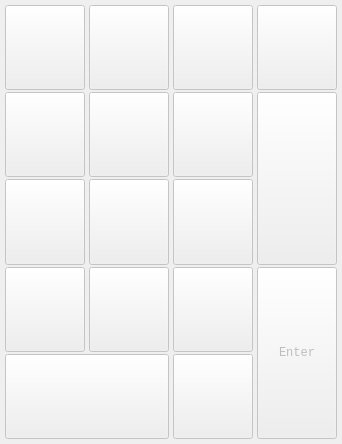
<?xml version="1.0" encoding="UTF-8"?>
<ui version="4.0">
 <class>NumPad</class>
 <widget class="QWidget" name="NumPad">
  <property name="geometry">
   <rect>
    <x>0</x>
    <y>0</y>
    <width>342</width>
    <height>444</height>
   </rect>
  </property>
  <property name="font">
   <font>
    <family>Monospace</family>
    <pointsize>9</pointsize>
   </font>
  </property>
  <property name="windowTitle">
   <string>NumPad</string>
  </property>
  <layout class="QGridLayout" name="gridLayout">
   <property name="horizontalSpacing">
    <number>4</number>
   </property>
   <property name="verticalSpacing">
    <number>2</number>
   </property>
   <property name="margin">
    <number>5</number>
   </property>
   <item row="0" column="0">
    <widget class="QPushButton" name="numLock">
     <property name="enabled">
      <bool>false</bool>
     </property>
     <property name="sizePolicy">
      <sizepolicy hsizetype="Preferred" vsizetype="Preferred">
       <horstretch>0</horstretch>
       <verstretch>0</verstretch>
      </sizepolicy>
     </property>
     <property name="focusPolicy">
      <enum>Qt::NoFocus</enum>
     </property>
    </widget>
   </item>
   <item row="0" column="1">
    <widget class="QPushButton" name="numSlash">
     <property name="enabled">
      <bool>false</bool>
     </property>
     <property name="sizePolicy">
      <sizepolicy hsizetype="Preferred" vsizetype="Preferred">
       <horstretch>0</horstretch>
       <verstretch>0</verstretch>
      </sizepolicy>
     </property>
     <property name="focusPolicy">
      <enum>Qt::NoFocus</enum>
     </property>
    </widget>
   </item>
   <item row="0" column="2">
    <widget class="QPushButton" name="numAsterisk">
     <property name="enabled">
      <bool>false</bool>
     </property>
     <property name="sizePolicy">
      <sizepolicy hsizetype="Preferred" vsizetype="Preferred">
       <horstretch>0</horstretch>
       <verstretch>0</verstretch>
      </sizepolicy>
     </property>
     <property name="focusPolicy">
      <enum>Qt::NoFocus</enum>
     </property>
    </widget>
   </item>
   <item row="0" column="3">
    <widget class="QPushButton" name="numMinus">
     <property name="enabled">
      <bool>false</bool>
     </property>
     <property name="sizePolicy">
      <sizepolicy hsizetype="Preferred" vsizetype="Preferred">
       <horstretch>0</horstretch>
       <verstretch>0</verstretch>
      </sizepolicy>
     </property>
     <property name="focusPolicy">
      <enum>Qt::NoFocus</enum>
     </property>
    </widget>
   </item>
   <item row="1" column="0">
    <widget class="QPushButton" name="num7">
     <property name="enabled">
      <bool>false</bool>
     </property>
     <property name="sizePolicy">
      <sizepolicy hsizetype="Preferred" vsizetype="Preferred">
       <horstretch>0</horstretch>
       <verstretch>0</verstretch>
      </sizepolicy>
     </property>
     <property name="focusPolicy">
      <enum>Qt::NoFocus</enum>
     </property>
     <property name="autoRepeat">
      <bool>false</bool>
     </property>
    </widget>
   </item>
   <item row="1" column="1">
    <widget class="QPushButton" name="num8">
     <property name="enabled">
      <bool>false</bool>
     </property>
     <property name="sizePolicy">
      <sizepolicy hsizetype="Preferred" vsizetype="Preferred">
       <horstretch>0</horstretch>
       <verstretch>0</verstretch>
      </sizepolicy>
     </property>
     <property name="focusPolicy">
      <enum>Qt::NoFocus</enum>
     </property>
     <property name="autoRepeat">
      <bool>false</bool>
     </property>
    </widget>
   </item>
   <item row="1" column="2">
    <widget class="QPushButton" name="num9">
     <property name="enabled">
      <bool>false</bool>
     </property>
     <property name="sizePolicy">
      <sizepolicy hsizetype="Preferred" vsizetype="Preferred">
       <horstretch>0</horstretch>
       <verstretch>0</verstretch>
      </sizepolicy>
     </property>
     <property name="focusPolicy">
      <enum>Qt::NoFocus</enum>
     </property>
    </widget>
   </item>
   <item row="1" column="3" rowspan="2">
    <widget class="QPushButton" name="numPlus">
     <property name="enabled">
      <bool>false</bool>
     </property>
     <property name="sizePolicy">
      <sizepolicy hsizetype="Preferred" vsizetype="Preferred">
       <horstretch>0</horstretch>
       <verstretch>0</verstretch>
      </sizepolicy>
     </property>
     <property name="focusPolicy">
      <enum>Qt::NoFocus</enum>
     </property>
    </widget>
   </item>
   <item row="2" column="0">
    <widget class="QPushButton" name="num4">
     <property name="enabled">
      <bool>false</bool>
     </property>
     <property name="sizePolicy">
      <sizepolicy hsizetype="Preferred" vsizetype="Preferred">
       <horstretch>0</horstretch>
       <verstretch>0</verstretch>
      </sizepolicy>
     </property>
     <property name="focusPolicy">
      <enum>Qt::NoFocus</enum>
     </property>
    </widget>
   </item>
   <item row="2" column="1">
    <widget class="QPushButton" name="num5">
     <property name="enabled">
      <bool>false</bool>
     </property>
     <property name="sizePolicy">
      <sizepolicy hsizetype="Preferred" vsizetype="Preferred">
       <horstretch>0</horstretch>
       <verstretch>0</verstretch>
      </sizepolicy>
     </property>
     <property name="focusPolicy">
      <enum>Qt::NoFocus</enum>
     </property>
    </widget>
   </item>
   <item row="2" column="2">
    <widget class="QPushButton" name="num6">
     <property name="enabled">
      <bool>false</bool>
     </property>
     <property name="sizePolicy">
      <sizepolicy hsizetype="Preferred" vsizetype="Preferred">
       <horstretch>0</horstretch>
       <verstretch>0</verstretch>
      </sizepolicy>
     </property>
     <property name="focusPolicy">
      <enum>Qt::NoFocus</enum>
     </property>
    </widget>
   </item>
   <item row="3" column="0">
    <widget class="QPushButton" name="num1">
     <property name="enabled">
      <bool>false</bool>
     </property>
     <property name="sizePolicy">
      <sizepolicy hsizetype="Preferred" vsizetype="Preferred">
       <horstretch>0</horstretch>
       <verstretch>0</verstretch>
      </sizepolicy>
     </property>
     <property name="focusPolicy">
      <enum>Qt::NoFocus</enum>
     </property>
    </widget>
   </item>
   <item row="3" column="1">
    <widget class="QPushButton" name="num2">
     <property name="enabled">
      <bool>false</bool>
     </property>
     <property name="sizePolicy">
      <sizepolicy hsizetype="Preferred" vsizetype="Preferred">
       <horstretch>0</horstretch>
       <verstretch>0</verstretch>
      </sizepolicy>
     </property>
     <property name="focusPolicy">
      <enum>Qt::NoFocus</enum>
     </property>
    </widget>
   </item>
   <item row="3" column="2">
    <widget class="QPushButton" name="num3">
     <property name="enabled">
      <bool>false</bool>
     </property>
     <property name="sizePolicy">
      <sizepolicy hsizetype="Preferred" vsizetype="Preferred">
       <horstretch>0</horstretch>
       <verstretch>0</verstretch>
      </sizepolicy>
     </property>
     <property name="focusPolicy">
      <enum>Qt::NoFocus</enum>
     </property>
    </widget>
   </item>
   <item row="3" column="3" rowspan="2">
    <widget class="QPushButton" name="numEnter">
     <property name="enabled">
      <bool>false</bool>
     </property>
     <property name="sizePolicy">
      <sizepolicy hsizetype="Preferred" vsizetype="Preferred">
       <horstretch>0</horstretch>
       <verstretch>0</verstretch>
      </sizepolicy>
     </property>
     <property name="focusPolicy">
      <enum>Qt::NoFocus</enum>
     </property>
     <property name="text">
      <string>Enter</string>
     </property>
    </widget>
   </item>
   <item row="4" column="0" colspan="2">
    <widget class="QPushButton" name="num0">
     <property name="enabled">
      <bool>false</bool>
     </property>
     <property name="sizePolicy">
      <sizepolicy hsizetype="Preferred" vsizetype="Preferred">
       <horstretch>0</horstretch>
       <verstretch>0</verstretch>
      </sizepolicy>
     </property>
     <property name="focusPolicy">
      <enum>Qt::NoFocus</enum>
     </property>
    </widget>
   </item>
   <item row="4" column="2">
    <widget class="QPushButton" name="numPeriod">
     <property name="enabled">
      <bool>false</bool>
     </property>
     <property name="sizePolicy">
      <sizepolicy hsizetype="Preferred" vsizetype="Preferred">
       <horstretch>0</horstretch>
       <verstretch>0</verstretch>
      </sizepolicy>
     </property>
     <property name="focusPolicy">
      <enum>Qt::NoFocus</enum>
     </property>
    </widget>
   </item>
  </layout>
 </widget>
 <layoutdefault spacing="6" margin="11"/>
 <resources/>
 <connections/>
</ui>
